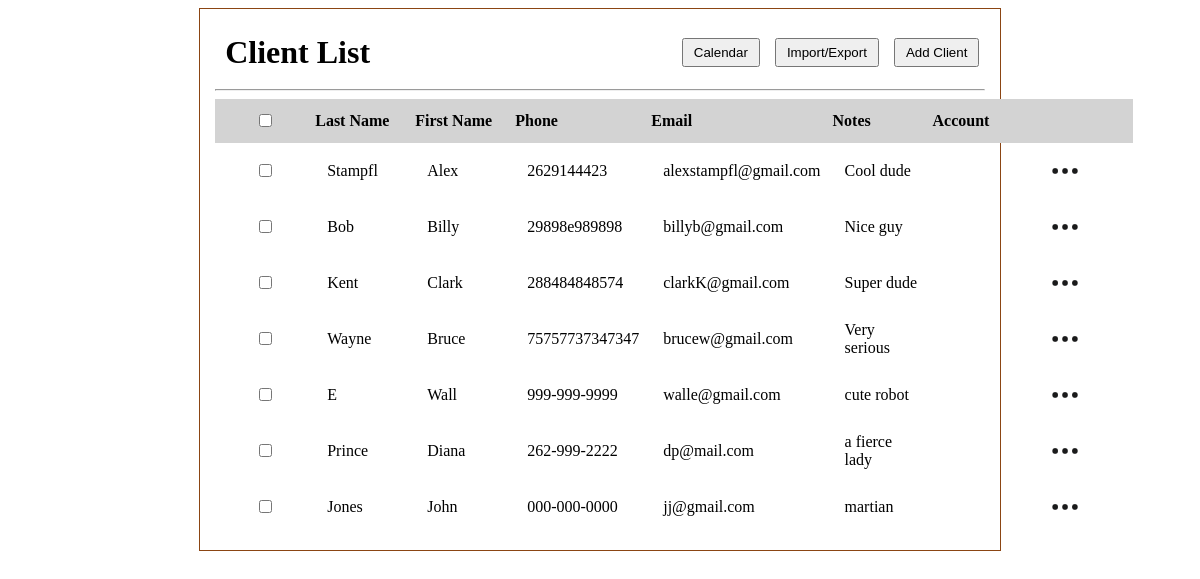
Page /client_list on the earlier database version.
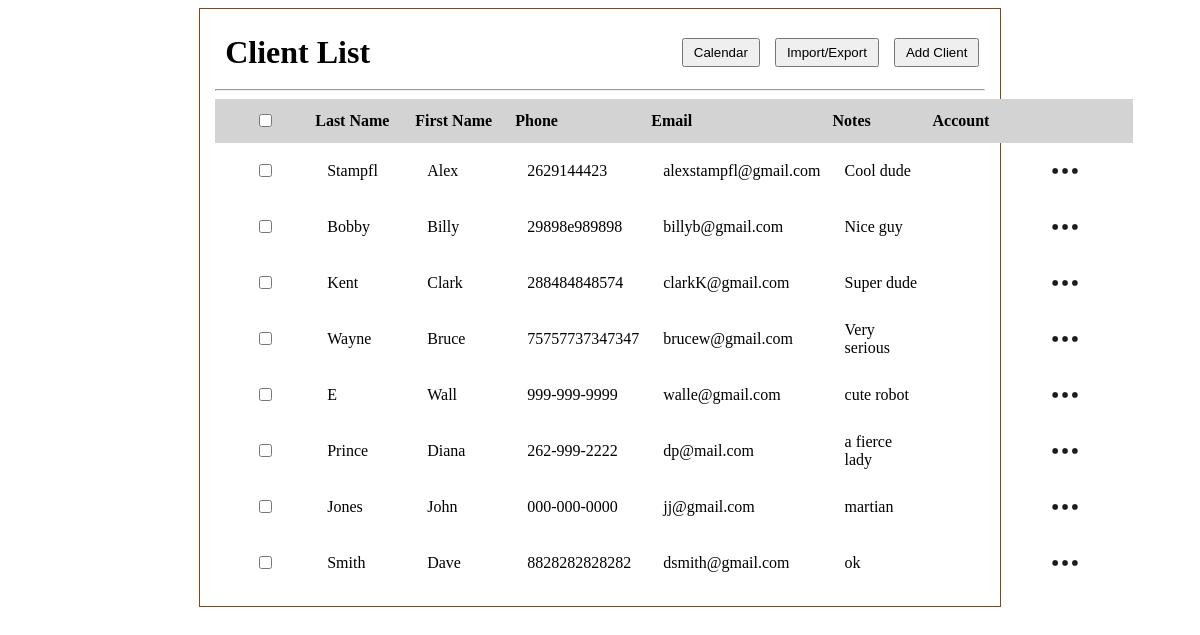
Same page on the later database version.
### tables this page shows
CREATE TABLE clients (
              id INTEGER PRIMARY KEY AUTOINCREMENT,
              first_name TEXT,
              last_name TEXT,
              phone TEXT,
              email TEXT,
              status TEXT
            , client_id INTEGER, notes TEXT);

### app.py (the view)
@app.route('/client_list')
def client_list():
    conn = sqlite3.connect(DB_PATH)  # connects to sqlite database file named client.db, conn is the connection object used to talk to db
    c = conn.cursor() # cursor object lets you execute SQL statements (queries) against db
    c.execute('SELECT * FROM clients')
    clients = c.fetchall() # Fetches all rows that query returned, clients is a list of tuples
    conn.close()
    return render_template('client_list.html', clients=clients)

### templates/client_list.html (shortened to what this page needs)
<!DOCTYPE html>
<html lang="en">
<head>
    <link rel="stylesheet" href="{{ url_for('static', filename = 'main.css') }}">
</head>
<body>
    <div id="client_list">
        <div class="header-row">
            <h1 id="client_list_h1">Client List</h1>
            <div class="header-buttons">
                <button id="go_to_calendar">Calendar</button>
                <button id="export_client_list">Import/Export</button>
                <button id="add_client">Add Client</button>
            </div>
        </div>
        <hr>
        <table>
            <thead>
                <tr id="client_list_headers">
                    <th><input type="checkbox"></th>
                    <th>Last Name</th>
                    <th>First Name</th>
                    <th>Phone</th>
                    <th>Email</th>
                    <th>Notes</th>
                    <th>Account</th>
                    <th></th>
                </tr>
            </thead>
            <tbody id="clientTableBody">
                {% for client in clients %}
                <tr>
                    <td><input type="checkbox"></td>
                    <td>{{ client[2] if client[2] else "" }}</td>
                    <td>{{ client[1] if client[1] else "" }}</td>
                    <td>{{ client[3] if client[3] else "" }}</td>
                    <td>{{ client[4] if client[4] else "" }}</td>
                    <td>{{ client[7] if client[7] else "" }}</td>
                    <td>{{ client[5] if client[5] else "" }}</td>
                    <td class="menu_cell">
                        <div class="menu-container">
                            <img class="meatballs" src="{{ url_for('static', filename='img/meatball_menu.png') }}"
                                alt="3 dots">
                        </div>
                    </td>
                </tr>
                {% endfor %}
            </tbody>
        </table>
    </div>
</body>
</html>

### static/main.css (style rules this page uses)
#client_list { text-align: center; max-width: 65%; top: 10%; left: 50%; border: 1px solid saddlebrown; height: 100%; margin: 0 auto; padding: 15px; }
table { border-collapse: collapse; width: 100%; }
th, td { padding: 8px 12px; text-align: left; }
#client_list table th:first-child, #client_list table td:first-child { width: 40px; text-align: center; }
table th { padding: 12px 0px 12px 0px; margin: 0 auto; min-width: 100px; text-align: left; }
.header-row { display: flex; justify-content: space-between; align-items: center; width: 98%; padding: 10px; }
.header-buttons { display: flex; gap: 15px; }
#client_list_h1 { display: inline-flex; margin: 0; }
#add_client { padding: 5px 10px; }
#go_to_calendar { padding: 5px 10px; }
#export_client_list { padding: 5px 10px; }
#client_list_headers { background-color: lightgray; }
.menu-container { position: relative; display: inline-block; }
.meatballs { width: 40px; height: 40px; vertical-align: middle; cursor: pointer; }

Differences in the rows shown:
changed clients "Billy": last_name "Bob" → "Bobby"
added clients: last_name "Smith", first_name "Dave", phone "8828282828282", email "dsmith@gmail.com", notes "ok"
